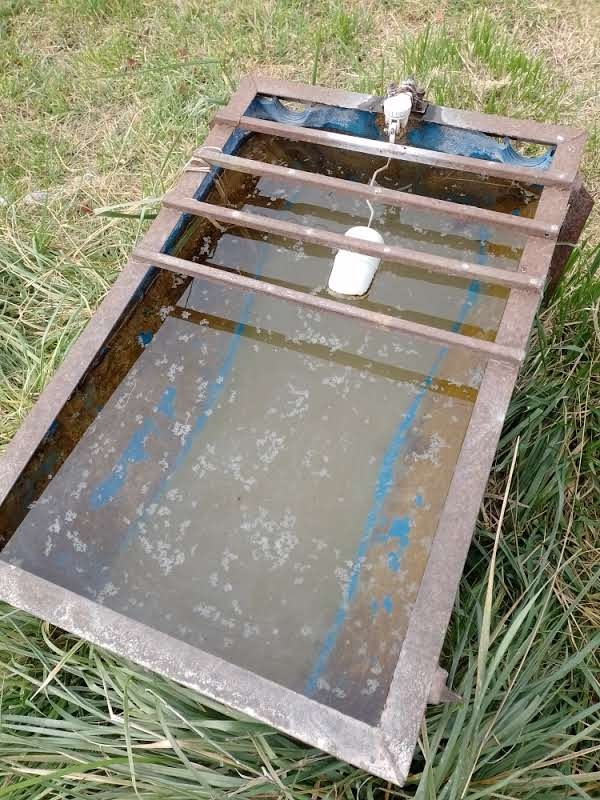
#> input picture photos/foto_1.jpg, 600 x 800 px
$ python -i image_analyzer.py   (imports and definitions only)   (older library calls are emulated)
#> lines starting #> are read from the running program, lines starting #| are printed output that depends on the picture; after the words box and inside, x2 and y2 are one past the last pixel; in counts of white or black regions, pixels touching at a corner belong together
import cv2
import numpy as np
import math
from datetime import datetime


class ImageAnalyzer:

	def loadValores(self, path, img, alto, ancho, plantillaBebedero):
		#camera.capture(pathCameraFoto)
		#img= cv2.imread(pathCameraFoto)
		img = cv2.imread(path)
		#imgTest = cv2.imread(pathCameraFoto)
		alto, ancho, _ = img.shape
		plantillaBebedero = np.zeros((alto, ancho, 3), dtype = "uint8")

	def dentroBebedero(self, plantilla, x, y):
		return (plantilla[y,x] > 0)


	def getPorcentajeCapsulas(self, imgParm, umbral):
		altoParm,anchoParm = imgParm.shape
		totalPixeles = anchoParm*altoParm
		pixelesCapsulas = 0

		for row in imgParm:
			for pixel in row:
				if (pixel >= umbral):
					pixelesCapsulas += 1

		return pixelesCapsulas / totalPixeles


	def getContornoMayor(self, contornos):
		contornoMayor = 0
		areaMayor = cv2.contourArea(contornos[0])
		for contorno in contornos:
			nuevaArea = cv2.contourArea(contorno)
			if (nuevaArea > areaMayor):
				areaMayor = nuevaArea
				contornoMayor = contorno

		return contornoMayor

	def GetCuadrantesCubiertos(self, mitadX, mitadY, line):
		cuadrantes = [False, False, False, False]
		if (line[0] < mitadX):
			if (line[1] < mitadY):
				cuadrantes[1] = True
			else:
				cuadrantes[2] = True
		else:
			if (line[1] < mitadY):
				cuadrantes[0] = True
			else:
				cuadrantes[3] = True
		if (line[2] < mitadX):
			if (line[3] < mitadY):
				cuadrantes[1] = True
			else:
				cuadrantes[2] = True
		else:
			if (line[3] < mitadY):
				cuadrantes[0] = True
			else:
				cuadrantes[3] = True
		count = 0
		for cuadrante in cuadrantes:
			if cuadrante:
				count+=1

		return count, cuadrantes

	def CheckIfExisteEn(self, arr, valoresARevisar):
		for i, arrVal in enumerate(arr):
			if (arrVal == valoresARevisar[i]):
				return True

		return False

	def GetIfDosLineasCubrenCadaCuadrante(self, lines, mitadX, mitadY):
		cuadrantes1 = [ False, False, False, False ]
		cuadrantes2 = [ False, False, False, False ]

		i = 0
		while(i < lines.__len__()):
			cantCuadrantes1, cuadrantes1 = self.GetCuadrantesCubiertos(mitadX, mitadY, lines[i][0])
			if (cantCuadrantes1 == 2):
				j = i + 1
				while(j < lines.__len__()):
					cantCuadrantes2, cuadrantes2 = self.GetCuadrantesCubiertos(mitadX, mitadY, lines[j][0])
					if (cantCuadrantes2 == 2 and not self.CheckIfExisteEn(cuadrantes1, cuadrantes2)):
						return True
					for k in [0,1,2,3]:
						cuadrantes2[k] = False
					j = j + 1
			for k in [0,1,2,3]:
				cuadrantes1[k] = False

			i = i + 1

		return False

	def Slope(self, x0, y0, x1, y1):
		return (y1-y0)/(x1-x0)

	def fullLine(self, img, a, b, color, ancho):
		slope = self.Slope(a[0], a[1], b[0], b[1])

		p = [0,0]
		q = [img.shape[1], img.shape[0]]	#q = (ancho de imagen, alto de imagen)

		p[1] = -(a[0] - p[0]) * slope + a[1]
		q[1] = -(b[0] - q[0]) * slope + b[1]

		r = (int(p[0]), int(p[1]))
		s = (int(q[0]), int(q[1]))

		cv2.line(img,r,s,color,ancho,cv2.LINE_AA)

	def GetHoughParameters(self, imgParm, imgParm1, imgParm2, anchoLinea):
		aux1 = cv2.GaussianBlur(imgParm, (7, 7), 0)

		# Edge detection
		imgHough1 = np.copy(imgParm)
		imgHough2 = np.copy(imgParm)

		imgCanny = cv2.Canny(aux1, 50, 200, 3)

		#Seteo inicial de variables
		threshold = 80
		maxThreshold = 256
		auxMax = 256
		imgParmAlto,imgParmAncho,_ = imgParm.shape
		if(imgParmAncho < imgParmAlto):	#Se asume que el bebedero ocupará un 65% del largo o ancho de la imagen
			minLineLength = imgParmAncho*0.55
		else:
			minLineLength = imgParmAlto * 0.55
		if(imgParmAncho < imgParmAlto):
			maxLineGap = imgParmAncho * 0.10
		else:
			maxLineGap = imgParmAlto * 0.10
		mitadX = (imgParm.shape)[1] / 2
		mitadY = imgParmAlto / 2

		linesP = cv2.HoughLinesP(imgCanny, 1, math.pi / 180, maxThreshold, None, minLineLength, maxLineGap)

		#Se halla el valor máximo de threshold que brinde suficientes resultados (al menos una linea cruzando dos cuadrantes, para ambos duos de cuadrantes)
		step = 128
		while (step > 10):
			if (linesP is None):
				maxThreshold = int(maxThreshold - step)
			else:
				if((linesP.__len__() < 4) or (not (self.GetIfDosLineasCubrenCadaCuadrante(linesP, mitadX, mitadY)))):
					maxThreshold = int(maxThreshold - step)
				else:
					#Posible máximo threshold
					auxMax = maxThreshold
					maxThreshold = int(maxThreshold + step)
			step = step / 2
			if(step > 10):
				linesP = cv2.HoughLinesP(imgCanny, 1, math.pi / 180, maxThreshold, None, minLineLength, maxLineGap)

		maxThreshold = auxMax

		#Ejecuta el analisis con las variables definitivas
		linesP = cv2.HoughLinesP(imgCanny, 1, math.pi / 180, maxThreshold, None, minLineLength, maxLineGap)

		#Dibuja las lineas del borde de la imagen a retornar 1
		imgParm1Alto,imgParm1Ancho,_ = imgParm1.shape
		imgParm1 = cv2.line(imgParm1, (0,0), (imgParm1Ancho - 1, 0), (255, 255, 255), anchoLinea, cv2.LINE_AA)
		imgParm1 = cv2.line(imgParm1, (0, 0), (0,imgParm1Alto - 1), (255, 255, 255), anchoLinea, cv2.LINE_AA)
		imgParm1 = cv2.line(imgParm1, (imgParm1Ancho- 1, 0), (imgParm1Ancho - 1, imgParm1Alto - 1), (255, 255, 255), anchoLinea, cv2.LINE_AA)
		imgParm1 = cv2.line(imgParm1, (0, imgParm1Alto - 1), (imgParm1Ancho - 1, imgParm1Alto - 1), (255, 255, 255), anchoLinea, cv2.LINE_AA)

		#Dibujo las lineas completas sin fin de extensión
		for line in linesP:
			self.fullLine(imgParm1, (line[0][0], line[0][1]),(line[0][2], line[0][3]),(255,255,255),anchoLinea)
			self.fullLine(imgHough1, (line[0][0], line[0][1]),(line[0][2], line[0][3]),(255,255,255),anchoLinea)

		#Dibuja las lineas del borde de la imagen a retornar 2
		imgParm2Alto,imgParm2Ancho, _ = imgParm2.shape
		cv2.line(imgParm2, (0, 0), (imgParm2Ancho - 1, 0), (255, 255, 255), anchoLinea, cv2.LINE_AA)
		cv2.line(imgParm2, (0, 0), (0, imgParm2Alto - 1), (255, 255, 255), anchoLinea, cv2.LINE_AA)
		cv2.line(imgParm2, (imgParm2Ancho - 1, 0), (imgParm2Ancho - 1, imgParm2Alto - 1), (255, 255, 255), anchoLinea, cv2.LINE_AA)
		cv2.line(imgParm2, (0, imgParm2Alto - 1), (imgParm2Ancho - 1, imgParm2Alto - 1), (255, 255, 255), anchoLinea, cv2.LINE_AA)

		#Dibuja las lineas encontradas de HoughLinesP
		for line in linesP:
			cv2.line(imgParm2, (line[0][0], line[0][1]), (line[0][2], line[0][3]), (255, 255, 255), anchoLinea, cv2.LINE_AA)
			cv2.line(imgHough2, (line[0][0], line[0][1]), (line[0][2], line[0][3]), (0, 0, 255), anchoLinea, cv2.LINE_AA)

		aux1 = cv2.normalize(imgParm1, dst=None, alpha=0, beta=255, norm_type=cv2.NORM_MINMAX, dtype=cv2.CV_8U)
		aux2 = cv2.normalize(imgParm2, dst=None, alpha=0, beta=255, norm_type=cv2.NORM_MINMAX, dtype=cv2.CV_8U)

		imgParm1 = cv2.cvtColor(aux1, cv2.COLOR_BGRA2GRAY)
		imgParm2 = cv2.cvtColor(aux2, cv2.COLOR_BGRA2GRAY)

		cv2.bitwise_not(imgParm1, aux1)
		cv2.bitwise_not(imgParm2, aux2)

		return aux1, aux2

	def GetPlantillaFromLineasRojas(self, imgLineasRojas, plantillaBebederoReducida):
		CannyLineasRojas = cv2.Canny(imgLineasRojas, 50, 200, 3)

		contornos, jerarquia = cv2.findContours(CannyLineasRojas, cv2.RETR_LIST, cv2.CHAIN_APPROX_SIMPLE)
		conPoly = []
		boundRect = []

		for i, contorno in enumerate(contornos):
			peri = cv2.arcLength(contorno, True)

			#Esta funcion cuenta la cantidad de vertices que encuentra en cada forma
			conPoly.append(cv2.approxPolyDP(contorno, 0.02 * peri, False))
			boundRect.append(cv2.boundingRect(conPoly[i]))

		contornoMayor = self.getContornoMayor(conPoly)

		#SE ASUME QUE EL CONTORNO DE MAYOR AREA ES EL CORRECTO
		#MAS ADELANTE PODRÍA ASEGURARSE MEJOR A PARTIR DE VERIFICAR SI TOCA EL PUNTO CENTRAL Y ATENDER SI NO LLEGA A SER EL CASO
		cv2.drawContours(plantillaBebederoReducida, [contornoMayor], -1, (255, 255, 255), cv2.FILLED)

		return plantillaBebederoReducida


	def getRectanguloInternoMaximo(self, plantilla, ladoMasExtenso):

		plantillaCanny = cv2.Canny(plantilla, 50, 200, 3)

		contornos, jerarquia = cv2.findContours(plantillaCanny, cv2.RETR_EXTERNAL, cv2.CHAIN_APPROX_NONE)

		#Se asume que hay un solo contorno
		contorno = contornos[0]

		posiblesRectangulos = []

		#El rectangulo a hallar debe contener un tamaño mínimo asumiendo que se enfocó bien al bebedero, para reducir resultados a buscar
		areaMinAceptable = ladoMasExtenso * 0.4

		#Se listan todos los posibles rectangulos
		for i,puntos in enumerate(contorno):
			x1 = puntos[0][0]
			y1 = puntos[0][1]
			j = i + 1
			while (j < contorno.__len__()):
				x2 = contorno[j][0][0]
				y2 = contorno[j][0][1]
				area = abs(y2 - y1) * abs(x2 - x1)
				if(area > areaMinAceptable):
					posiblesRectangulos.append([[x1,y1], [x2,y2], area])
				j = j + 1

		#Se ordenan los rectangulos por tamaño
		posiblesRectangulosOrdenados = sorted(posiblesRectangulos, key=lambda rect: rect[2], reverse=True)

		#Se elije el primero que no tenga contacto con negro
		mejorRectEncontrada = False
		rectaValida = False
		i = 0
		cantRect = len(posiblesRectangulosOrdenados)
		rect = posiblesRectangulosOrdenados[0]
		while (not mejorRectEncontrada and i < cantRect):
			rect = posiblesRectangulosOrdenados[i]

			x1 = rect[0][0]
			y1 = rect[0][1]
			x2 = rect[1][0]
			y2 = rect[1][1]

			rectaValida = True
			xMax = max(x1, x2) - 1
			x = xMin = min(x1, x2) + 1
			yMax = max(y1, y2) - 1
			y = yMin = min(y1, y2) + 1

			while (rectaValida and x < xMax):
				if (plantilla[yMin, x] == 0 or plantilla[yMax, x] == 0):
					rectaValida = False
				x+= 1

			while (rectaValida and y < yMax):
				if (plantilla[y, xMin] == 0 or plantilla[y, xMax] == 0):
					rectaValida = False

				y+= 1

			if (rectaValida):
				mejorRectEncontrada = True
			else:
				i+= 1

		return [ posiblesRectangulosOrdenados[i][0], posiblesRectangulosOrdenados[i][1] ]

	def getGaborResults(self, imgParm):
		#Parametros de Gabor
		theetaArr = [ 1,2,3 ]
		sigmaArr = [ 1 ]
		lambdaArr = [ math.pi ]
		gammaArr = [ 1 ]
		ktype = cv2.CV_64F
		ksize = (11, 11)
		psi = 0

		#Inicializaciones extra
		imgParmGris = cv2.cvtColor(imgParm, cv2.COLOR_BGR2GRAY)
		imgParmAlto, imgParmAncho, _ = imgParm.shape

		result = np.zeros(imgParmGris.shape, dtype = "uint8")#cv2.Mat(imgParmAlto, imgParmAncho, cv2.CV_8UC1, [0])
		#Intentos
		for theeta in theetaArr:
			for sigma in sigmaArr:
				for lambdaVal in lambdaArr:
					for gamma in gammaArr:
						kernel = cv2.getGaborKernel(ksize, sigma, theeta, lambdaVal, gamma, psi, ktype)

						capsulas = cv2.filter2D(imgParmGris, cv2.CV_8UC3, kernel)

						_, capsulas = cv2.threshold(capsulas,0,255,cv2.THRESH_BINARY + cv2.THRESH_OTSU)

						result = result + capsulas

		return result

	def deleteBarrelEffect(self, src, ancho, alto):
		distCoeff = np.zeros((4,1),np.float64)

		# TODO: add your coefficients here!
		k1 = -1.5e-5; # negative to remove barrel distortion
		k2 = 0.0;
		p1 = 0.0;
		p2 = 0.0;

		distCoeff[0,0] = k1;
		distCoeff[1,0] = k2;
		distCoeff[2,0] = p1;
		distCoeff[3,0] = p2;

		# assume unit matrix for camera
		cam = np.eye(3,dtype=np.float32)

		cam[0,2] = ancho/2.0  # define center x
		cam[1,2] = alto/2.0 # define center y
		cam[0,0] = 10.        # define focal length x
		cam[1,1] = 10.        # define focal length y

		# here the undistortion will be computed
		dst = cv2.undistort(src,cam,distCoeff)

		return dst

	def contrastarImagen(self, imgParm):
		return cv2.convertScaleAbs(imgParm, alpha = 1.1, beta = 10)

	def calculate(self, path):
#> called with path = '../photos/foto_1.jpg'
		alto = 0
		ancho = 0
		anchoLinea = 3
		tiempoInicio = datetime.now()
		img = cv2.imread(path)
#> img is the input picture: shape (800, 600, 3); mean B, G, R 121.8, 140.2, 142
		#imgTest = cv2.imread(pathCameraFoto)
		imgTest = cv2.imread(path)
		alto, ancho, _ = img.shape
#> alto = 800; ancho = 600
		plantillaBebedero = np.zeros((alto, ancho, 3), dtype = "uint8")
		img = self.deleteBarrelEffect(img, ancho, alto)
		img = self.contrastarImagen(img)

		#Se reduce proporcionalmente la imagen para que su lado más extenso tenga 400 pixeles
		if(ancho > alto):
			ladoMasExtenso = ancho
			anchoNuevo = 400
			altoNuevo = 0
		else:
			ladoMasExtenso = alto
#> ladoMasExtenso = 800
			altoNuevo = 400
			anchoNuevo = 0

		porcentajeReduccion = 400.0 / ladoMasExtenso
#> porcentajeReduccion = 0.5

		if(altoNuevo == 0):
			altoNuevo = math.floor(alto * porcentajeReduccion)
		else:
			anchoNuevo = math.floor(ancho * porcentajeReduccion)
#> anchoNuevo = 300

		imgReducida = cv2.resize(img, (anchoNuevo,altoNuevo), cv2.INTER_LINEAR)
		plantillaBebederoReducida = cv2.resize(plantillaBebedero, (anchoNuevo,altoNuevo), cv2.INTER_LINEAR)
#> plantillaBebedero: shape (800, 600, 3); every value is 0

		imgHough = np.zeros((altoNuevo,anchoNuevo,3))
		imgHoughP = np.zeros((altoNuevo,anchoNuevo,3))

		#Se busca los parámetros más apropiados para ejecutar Hough sobre la imagen para obtener el bebedero
		imgHough, imgHoughP = self.GetHoughParameters(imgReducida, imgHough, imgHoughP, anchoLinea)
#> in GetHoughParameters, `imgCanny = cv2.Canny(aux1, 50, 200, 3)`:
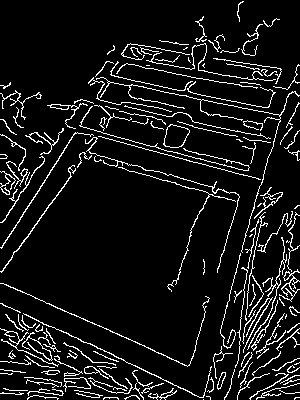
#> imgCanny: shape (400, 300); 8.6% white in thin lines or dots
#> in GetHoughParameters, `linesP = cv2.HoughLinesP(imgCanny, 1, math.pi / 180, maxThreshold, Non..`: linesP = None
#> after the loop in GetHoughParameters, `while (step > 10):`: step = 8
#> in GetHoughParameters, `linesP = cv2.HoughLinesP(imgCanny, 1, math.pi / 180, maxThreshold, Non..`: linesP = [[6, 284, 261, 397], [1, 272, 168, 41], [1, 303, 203, 397], [91, 134, 262, 179], [19, 221, 130, 43], [203, 396, 267, 158]]
#> in GetHoughParameters, `imgParm1 = cv2.line(imgParm1, (0,0), (imgParm1Ancho - 1, 0), (255, 255..`: imgParm1: shape (400, 300, 3) float64; 0.75% white; 1 white region, box (x1, y1, x2, y2) and area: (0, 0, 300, 3) 900
#> in GetHoughParameters, `imgParm1 = cv2.line(imgParm1, (0, imgParm1Alto - 1), (imgParm1Ancho - ..`: imgParm1: shape (400, 300, 3) float64; 3.5% white; 1 white region, box (x1, y1, x2, y2) and area: (0, 0, 300, 400) 4164
#> the loop in GetHoughParameters, `for line in linesP:` made 6 passes
#> line on passes 1 to 6: [[6, 284, 261, 397]], [[1, 272, 168, 41]], [[1, 303, 203, 397]], [[91, 134, 262, 179]], [[19, 221, 130, 43]], [[203, 396, 267, 158]]
#> after the loop in GetHoughParameters, `for line in linesP:`:
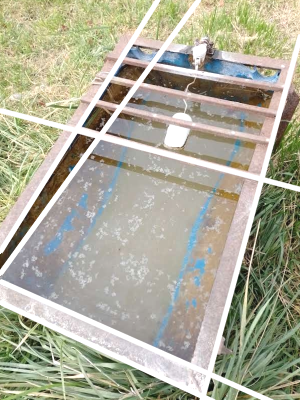
#> imgHough1: shape (400, 300, 3); mean B, G, R 153.2, 171.9, 173.2
#> after the loop in GetHoughParameters, `for line in linesP:`:
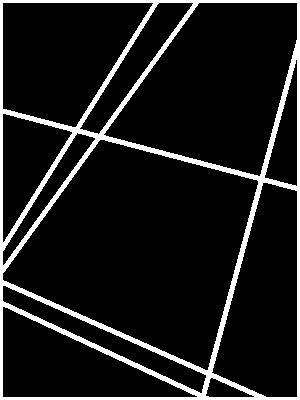
#> imgParm1: shape (400, 300, 3) float64; 10.8% white; 1 white region, box (x1, y1, x2, y2) and area: (0, 0, 300, 400) 12972
#> the loop in GetHoughParameters, `for line in linesP:` made 6 passes
#> after the loop in GetHoughParameters, `for line in linesP:`:
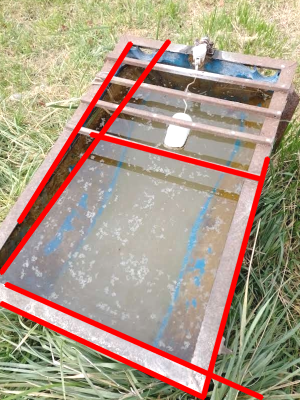
#> imgHough2: shape (400, 300, 3); mean B, G, R 135.3, 154.5, 172.1
#> after the loop in GetHoughParameters, `for line in linesP:`:
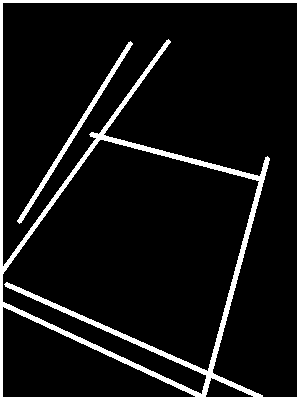
#> imgParm2: shape (400, 300, 3) float64; 9.3% white; 2 white regions, box (x1, y1, x2, y2) and area: (0, 0, 300, 400) 10143, (17, 41, 133, 224) 1019

		#Se obtiene la plantilla del bebedero a partir de la imagen creada por Hough
		plantillaBebederoReducida = self.GetPlantillaFromLineasRojas(imgHough, plantillaBebederoReducida)
#> in GetPlantillaFromLineasRojas, `CannyLineasRojas = cv2.Canny(imgLineasRojas, 50, 200, 3)`: CannyLineasRojas: shape (400, 300); 3.9% white in thin lines or dots
#> in GetPlantillaFromLineasRojas, `contornos, jerarquia = cv2.findContours(CannyLineasRojas, cv2.RETR_LIS..`: contornos = 19 contours, 6 with area under 20; largest, box (x1, y1, x2, y2) and area: (2, 139, 258, 370) 35084, (2, 139, 258, 370) 35022, (104, 2, 297, 176) 21356, (104, 2, 297, 176) 21298, (212, 182, 297, 397) 12416; jerarquia = 19 rows, first 6: [1, -1, -1, -1], [2, 0, -1, -1], [3, 1, -1, -1], [4, 2, -1, -1], [5, 3, -1, -1], [6, 4, -1, -1]
#> the loop in GetPlantillaFromLineasRojas, `for i, contorno in enumerate(contornos):` made 19 passes
#> peri on passes 3, 4, 5, 6, 7, 8, 9, 10, 11, 12, 14, 15: 221.1, 1014.6, 508.7, 509.9, 545.6, 546.2, 804.2, 806.6, 689.4, 680.9, 338.8, 371.8
#> (contorno, peri) on passes 1, 2, 13: ([[252, 397], [253, 397]], 2), ([[195, 397], [196, 397]], 2), ([[296, 68], [296, 183]], 230)
#> after the loop in GetPlantillaFromLineasRojas, `for i, contorno in enumerate(contornos):`: boundRect = 19 items, first 6: (252, 397, 2, 1), (195, 397, 2, 1), (208, 378, 46, 19), (3, 307, 194, 90), (2, 285, 203, 107), (3, 285, 202, 108); conPoly = 19 contours, 3 with area under 20; largest, box (x1, y1, x2, y2) and area: (2, 139, 258, 370) 34560, (2, 139, 258, 370) 34498, (104, 2, 297, 176) 20526, (104, 2, 296, 176) 20284, (212, 182, 297, 397) 11932
#> in getContornoMayor, `areaMayor = cv2.contourArea(contornos[0])`: areaMayor = 0
#> the loop in getContornoMayor, `for contorno in contornos:` made 19 passes
#> (nuevaArea, areaMayor) on passes 3, 4, 5, 6, 7, 9, 10: (34.5, 34.5), (132, 132), (3473, 3473), (3507.5, 3507.5), (11931.5, 11931.5), (34497.5, 34497.5), (34560, 34560)
#> nuevaArea on passes 8, 11, 12, 14, 15, 16: 11893, 96, 63, 74.5, 29.5, 20526.5
#> after the loop in getContornoMayor, `for contorno in contornos:`: areaMayor = 34560; contornoMayor = [[101, 139], [2, 278], [207, 369], [257, 180], [103, 139]]
#> in GetPlantillaFromLineasRojas, `cv2.drawContours(plantillaBebederoReducida, [contornoMayor], -1, (255,..`: plantillaBebederoReducida: shape (400, 300, 3); 29.1% white; 1 white region, box (x1, y1, x2, y2) and area: (2, 139, 258, 370) 34906

		plantillaBebederoReducida = cv2.cvtColor(plantillaBebederoReducida, cv2.COLOR_BGR2GRAY)
		retval, plantillaBebederoReducida = cv2.threshold(plantillaBebederoReducida, 100, 255, cv2.THRESH_BINARY)

		#Se obtiene el rectangulo más grande capaz de contenerse dentro de la forma del bebedero
		rectMaxPlantillaReducida = self.getRectanguloInternoMaximo(plantillaBebederoReducida, ladoMasExtenso)
#> in getRectanguloInternoMaximo, `plantillaCanny = cv2.Canny(plantilla, 50, 200, 3)`: plantillaCanny: shape (400, 300); 0.62% white in thin lines or dots, all inside (x1, y1, x2, y2) = (2, 138, 258, 370)
#> in getRectanguloInternoMaximo, `contornos, jerarquia = cv2.findContours(plantillaCanny, cv2.RETR_EXTER..`: contornos = 1 contour; box (x1, y1, x2, y2) and area: (2, 138, 258, 370) 34914; jerarquia = [[-1, -1, -1, -1]]
#> in getRectanguloInternoMaximo, `contorno = contornos[0]`: contorno = contour of 690 points, box (x1, y1, x2, y2) (2, 138, 258, 370), area 34914
#> the loop in getRectanguloInternoMaximo, `for i,puntos in enumerate(contorno):` made 690 passes
#> (x1, y1) on passes 1 to 3: (102, 138), (101, 139), (100, 139)
#> after the loop in getRectanguloInternoMaximo, `for i,puntos in enumerate(contorno):`: posiblesRectangulos = 212356 items
#> in getRectanguloInternoMaximo, `cantRect = len(posiblesRectangulosOrdenados)`: cantRect = 212356
#> in getRectanguloInternoMaximo, `rect = posiblesRectangulosOrdenados[0]`: rect = [[77, 171], [208, 368], 25807]
#> the loop in getRectanguloInternoMaximo, `while (not mejorRectEncontrada and i < cantRect):` made 14459 passes
#> (rect, x1, y1, x2, y2, xMax, xMin) on passes 1 to 10: ([[77, 171], [208, 368], 25807], 77, 171, 208, 368, 207, 78), ([[70, 181], [208, 368], 25806], 70, 181, 208, 368, 207, 71), ([[75, 174], [208, 368], 25802], 75, 174, 208, 368, 207, 76), ([[73, 177], [208, 368], 25785], 73, 177, 208, 368, 207, 74), ([[68, 184], [208, 368], 25760], 68, 184, 208, 368, 207, 69), ([[71, 180], [208, 368], 25756], 71, 180, 208, 368, 207, 72), ([[70, 181], [207, 369], 25756], 70, 181, 207, 369, 206, 71), ([[78, 170], [208, 368], 25740], 78, 170, 208, 368, 207, 79), ([[77, 171], [207, 369], 25740], 77, 171, 207, 369, 206, 78), ([[76, 173], [208, 368], 25740], 76, 173, 208, 368, 207, 77)
#> (rect, x1, y1, x2, y2) on pass 30: ([[74, 176], [207, 369], 25669], 74, 176, 207, 369)

		rectMaxPlantillaReducida[0][0] = int(rectMaxPlantillaReducida[0][0])
		rectMaxPlantillaReducida[0][1] = int(rectMaxPlantillaReducida[0][1])
		rectMaxPlantillaReducida[1][0] = int(rectMaxPlantillaReducida[1][0])
		rectMaxPlantillaReducida[1][1] = int(rectMaxPlantillaReducida[1][1])

		plantillaBebederoReducida = cv2.rectangle(plantillaBebederoReducida, rectMaxPlantillaReducida[0], rectMaxPlantillaReducida[1], (155), -1)
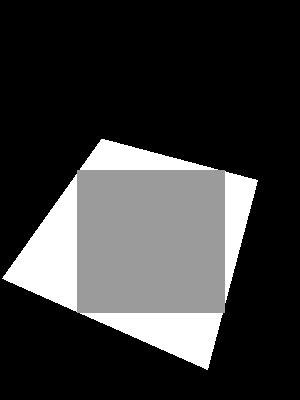
#> plantillaBebederoReducida: shape (400, 300); min 0, max 255, mean 56.6

		xMin = min(rectMaxPlantillaReducida[0][0], rectMaxPlantillaReducida[1][0])
		yMin = min(rectMaxPlantillaReducida[0][1], rectMaxPlantillaReducida[1][1])
		xMax = max(rectMaxPlantillaReducida[0][0], rectMaxPlantillaReducida[1][0])
		yMax = max(rectMaxPlantillaReducida[0][1], rectMaxPlantillaReducida[1][1])

		xMin = int(xMin/porcentajeReduccion)
		xMax = int(xMax/porcentajeReduccion)
		yMin = int(yMin/porcentajeReduccion)
		yMax = int(yMax/porcentajeReduccion)

		rectMaxBebedero = img[yMin:yMax,xMin:xMax]

		Capsulas = self.getGaborResults(rectMaxBebedero)
		elemKerelErode = cv2.getStructuringElement(cv2.MORPH_RECT, (5, 5))

		CapsulasBlur = cv2.dilate(Capsulas, elemKerelErode)
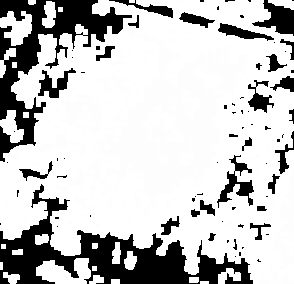
#> CapsulasBlur: shape (284, 294); min 0, max 255, mean 197

		porcentajeCapsulas = self.getPorcentajeCapsulas(CapsulasBlur, 125)

		tiempoFin = datetime.now()

		tiempoTardado = tiempoFin - tiempoInicio

		return (porcentajeCapsulas, tiempoTardado)

	def run(self, config, path):
     	#Analisis de cada imagen y promediar los resultados
		numero_foto = 1
		res_total = 0
		while numero_foto <= config["camera"]["total_photo"]:
			# path = '/home/pi/Desktop/%s.jpg' % numero_foto
			res = self.calculate(path)
			res_total = res_total + res[0]
			print(f"foto n° {numero_foto}: ")
			print("Porcentaje de cápsulas: " + str(res[0]))
			print("Tiempo tardado: ", res[1])
			numero_foto = numero_foto+1
		res_total = res_total / config["camera"]["total_photo"]
		return res_total


# [10 lines not run here, left out]

	# [81 lines of commented-out code are left out]


>>> result = ImageAnalyzer().calculate('../photos/foto_1.jpg')
